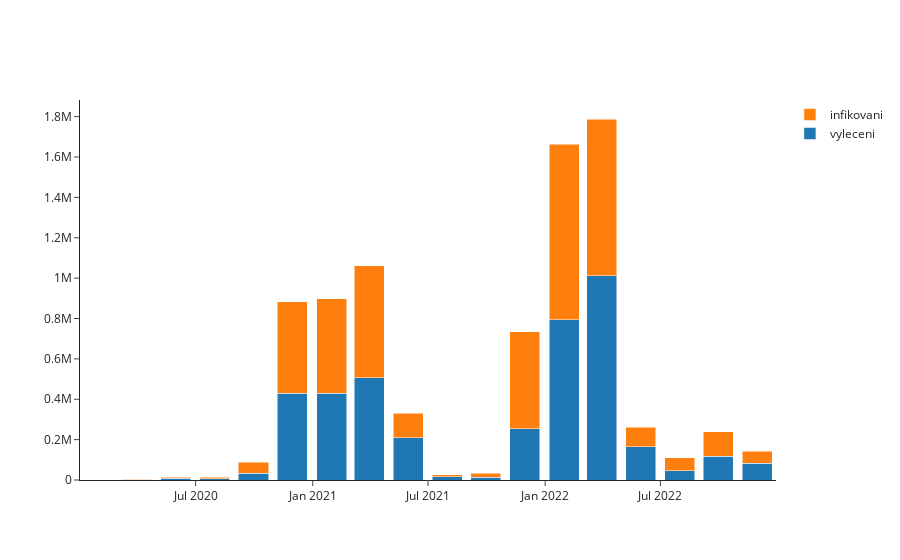

Notebook code for this chart:
### Code cell
fig = go.Figure()

dcur_trace = go.Bar(name='vyleceni', x=df_bar.index, y=df_bar['d_cur'])
dinf_trace = go.Bar(name='infikovani', x=df_bar.index, y=df_bar['d_inf'])
fig.add_traces([dcur_trace, dinf_trace])

fig.update_layout(template='simple_white',
                 barmode='stack')

### Figure 1 — Plotly figure (JSON) as saved in the notebook; plotly's stock layout.template omitted (floating-point values rounded to 4 significant figures)
{"data": [{"name": "vyleceni", "type": "bar", "x": ["2020-01-31T00:00:00", "2020-03-31T00:00:00", "2020-05-31T00:00:00", "2020-07-31T00:00:00", "2020-09-30T00:00:00", "2020-11-30T00:00:00", "2021-01-31T00:00:00", "2021-03-31T00:00:00", "2021-05-31T00:00:00", "2021-07-31T00:00:00", "2021-09-30T00:00:00", "2021-11-30T00:00:00", "2022-01-31T00:00:00", "2022-03-31T00:00:00", "2022-05-31T00:00:00", "2022-07-31T00:00:00", "2022-09-30T00:00:00", "2022-11-30T00:00:00"], "y": [0, 130, 7702, 5390, 33522, 430348, 430744, 507688, 208896, 15544, 14181, 255107, 794509, 1011518, 163829, 46357, 116781, 82661]}, {"name": "infikovani", "type": "bar", "x": ["2020-01-31T00:00:00", "2020-03-31T00:00:00", "2020-05-31T00:00:00", "2020-07-31T00:00:00", "2020-09-30T00:00:00", "2020-11-30T00:00:00", "2021-01-31T00:00:00", "2021-03-31T00:00:00", "2021-05-31T00:00:00", "2021-07-31T00:00:00", "2021-09-30T00:00:00", "2021-11-30T00:00:00", "2022-01-31T00:00:00", "2022-03-31T00:00:00", "2022-05-31T00:00:00", "2022-07-31T00:00:00", "2022-09-30T00:00:00", "2022-11-30T00:00:00"], "y": [0, 3316, 6007, 7301, 54202, 452640, 467148, 554653, 122925, 11518, 18780, 479785, 868971, 776710, 97956, 64579, 122561, 60441]}], "layout": {"autosize": true, "barmode": "stack", "xaxis": {"autorange": true, "range": ["2020-01-01 12:00", "2022-12-29 12:00"], "type": "date"}, "yaxis": {"autorange": true, "range": [0, 1882000.0], "type": "linear"}}}
